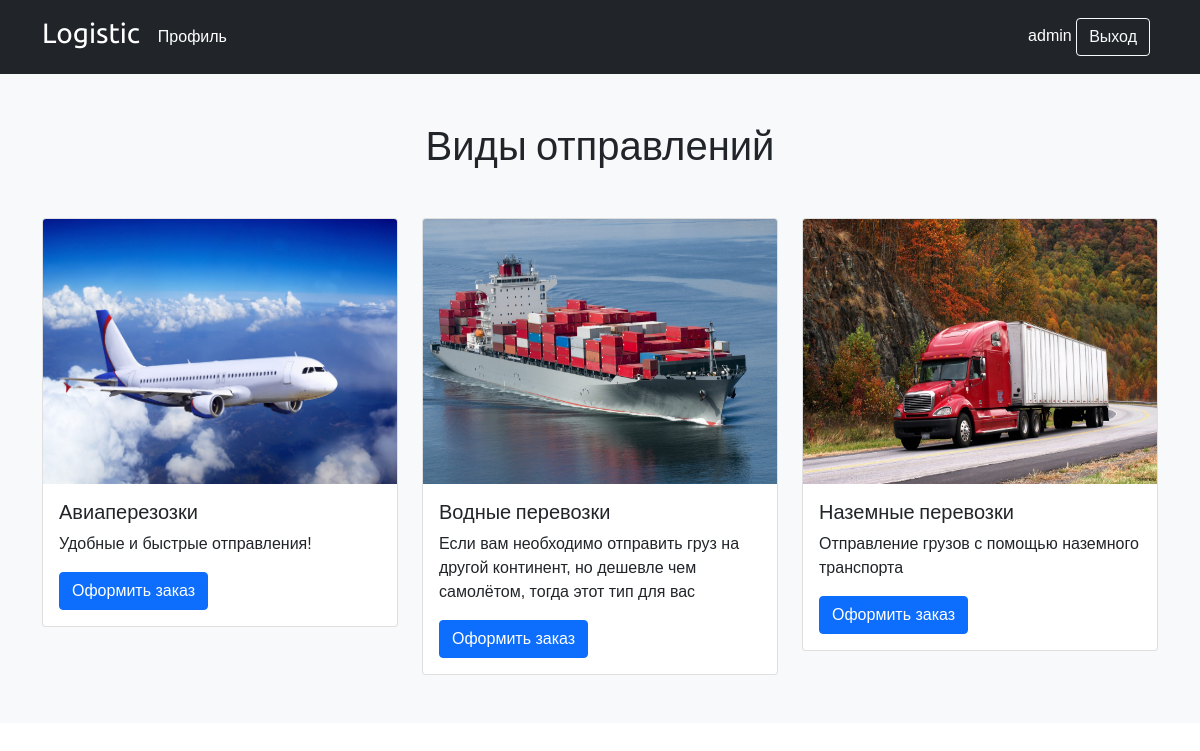
The app's page / (signed in) with its own data.
### mainSite/models.py (models this page shows, shortened)
class RetriveType(models.Model):
    name = models.CharField(max_length=256, null=False, blank=False, verbose_name='Наименование')
    image = models.ImageField(verbose_name='Фото', upload_to='images/category/', null=True, blank=True)
    descripton = models.TextField(verbose_name='Описание', null=False, blank=False)
    class Meta:
        verbose_name = 'Тип отправления'
        verbose_name_plural = 'Типы отправления'

### mainSite/views.py (the view)
# urls.py: 2. Add a URL to urlpatterns:  path('', views.home, name='home')
def home(request):
    retrive_type = models.RetriveType.objects.all()
    context = {
        'retrive_type':retrive_type
    }
    return render(request, 'mainSite/home.html', context)

### mainSite/templates/mainSite/home.html (shortened to what this page needs)
{% extends 'mainSite/base.html' %}
{% block content %}
<main>
    <div class="album py-5 bg-light">
      <div class="container">
        <div class="text-center mb-5"><h1>Виды отправлений</h1></div>
        <div class="row row-cols-1 row-cols-md-3 g-4">
          {% if retrive_type %}
            {% for rt in retrive_type %}
          <div class="col">
            <div class="card">
              <div class="ratio ratio-4x3">
                <img src="{{ rt.image.url }}" class="card-img-top" alt="...">
              </div>
              <div class="card-body">
                <h5 class="card-title">{{ rt.name }}</h5>
                <p class="card-text">{{ rt.descripton }}</p>
                {% if user.is_authenticated %}
                <a href="{% url 'make_order' %}"><button class="btn btn-primary" name="button_type" value="{{rt.id}}">Оформить заказ</button></a>
                {% else %}
                <a href="{% url 'login_page' %}"><button class="btn btn-primary" name="button_type" value="{{rt.id}}">Войти</button></a> <small class="text-muted">* для оформления необходимо войти в аккаунт</small>
                {% endif %}
              </div>
            </div>
          </div>
          {% endfor %}
          {% else %}
            <h1>Нет доставок!</h1>
          {% endif %}
        </div>
        </div>
      </div>
  </main>
{% endblock %}

### mainSite/templates/mainSite/base.html (shortened to what this page needs)
{% load static %}
<!DOCTYPE html>
<html lang="en">
  <head>
    <link href="https://cdn.jsdelivr.net/npm/bootstrap@5.0.1/dist/css/bootstrap.min.css" rel="stylesheet">
    <link href="{% static "css/base.css" %}" rel="stylesheet">
  </head>
  <body>
      <header class="p-3 bg-dark text-white">
        <div class="container">
          <div class="d-flex flex-wrap align-items-center justify-content-center justify-content-lg-start">
            <a href="{% url 'home' %}" class="d-flex align-items-center mb-2 mb-lg-0 text-white text-decoration-none">
              <h3>Logistic</h3>
            </a>
            <ul class="nav col-12 col-lg-auto me-lg-auto mb-2 justify-content-center mb-md-0 ml">
              {% if user.is_authenticated %}
              <li><a href="{% url 'my_order' %}" class="nav-link px-2 text-white">Профиль</a></li>
              {% endif %}
            </ul>
            {% if user.is_authenticated %}
            <div class="text-end">
                <a href="{% url 'my_order' %}" class="text-white">{{ user.get_username }}</a>
                <a href="{% url 'logout' %}"><button type="button" class="btn btn-outline-light me-2">Выход</button></a>
              </div>
            {% else %}
            <div class="text-end">
              <a href="{% url 'login_page' %}"><button type="button" class="btn btn-outline-light me-2">Вход</button></a>
              <a href="{% url 'register' %}"><button type="button" class="btn btn-warning">Регистрация</button></a>
            </div>
            {% endif %}
          </div>
        </div>
      </header>
    {% block content %}{% endblock %}
  </body>
</html>

### static/css/base.css (style rules this page uses)
body { margin:0; padding:0; font-family:helvetica, sans-serif; }
h1, h2, h3, h4, h5 , h6 { font-family: 'Ubuntu', sans-serif; font-weight:normal; }
a { text-decoration:none; color:#5993bb; }

### mainSite/templates/mainSite/base.html (style rules this page uses)
.ml { margin-left: 10px; }
main { background-color: #f8f9fa!important; }

### records on screen
RetriveType: image (picture), name "Авиаперезозки", descripton "Удобные и быстрые отправления!", {{ rt.id }} 1 (drawn)
RetriveType: image (picture), name "Водные перевозки", descripton "Если вам необходимо отправить груз на другой континент, но дешевле чем самолётом, тогда этот тип для вас", {{ rt.id }} 2 (drawn)
RetriveType: image (picture), name "Наземные перевозки", descripton "Отправление грузов с помощью наземного транспорта", {{ rt.id }} 3 (drawn)

### other values on screen
{{ user.get_username }} "admin"
